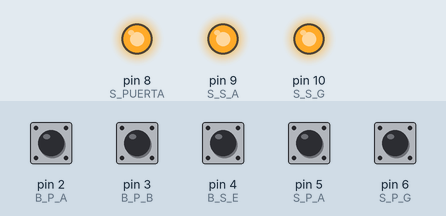
Recording of a sketch running on a simulated Arduino Nano, built with avr-gcc and run on an emulated ATmega328P. On the bench: output pins drawn as LEDs (lit = HIGH). The inputs (shaded band) are chosen by the test bench; at power-on: pin 2 (B_P_A), pin 3 (B_P_B), pin 4 (B_S_E), pin 5 (S_P_A), pin 6 (S_P_G) HIGH.

Above: at 1.2 s.
1.3 s: pin 2 (B_P_A) pulled LOW for 0.15 s
At 1.37 s:
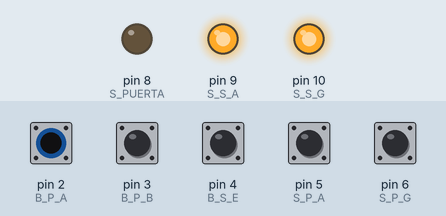
2.9 s: pin 5 (S_P_A) pulled LOW for 0.15 s
At 2.97 s:
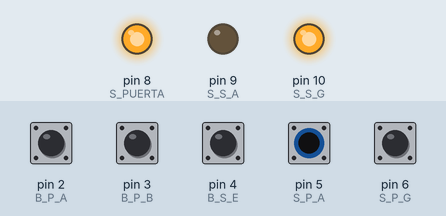
4.5 s: pin 6 (S_P_G) pulled LOW for 0.15 s
At 4.57 s:
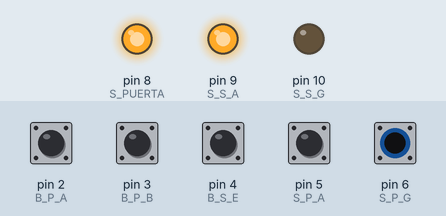
6.1 s: pin 2 (B_P_A) driven LOW and pin 5 (S_P_A) driven LOW
At 6.4 s:
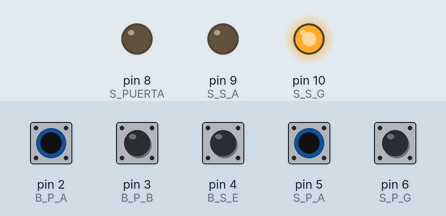
7.6 s: pin 6 (S_P_G) pulled LOW for 1 s
At 8.4 s:
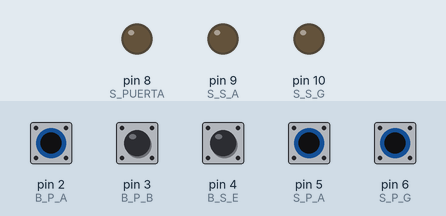
10.1 s: pin 2 (B_P_A) driven HIGH
At 10.6 s:
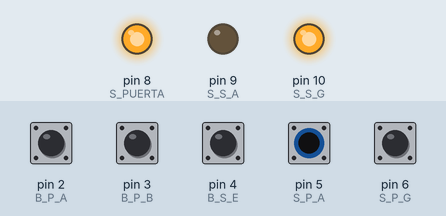
Timing chart, 0 to 12.6 s (numbered marks = the images above; inputs shaded):
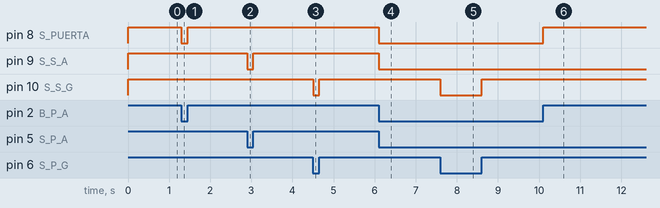

Measured:
- after the input at 1.3 s, pin 8 (S_PUERTA): HIGH → LOW at once, → HIGH 0.15 s later
- after the input at 2.9 s, pin 9 (S_S_A): HIGH → LOW at once, → HIGH 0.15 s later
- after the input at 4.5 s, pin 10 (S_S_G): HIGH → LOW at once, → HIGH 0.15 s later
- after the input at 6.1 s, pin 8 (S_PUERTA), pin 9 (S_S_A): HIGH → LOW at once
- after the input at 7.6 s, pin 10 (S_S_G): HIGH → LOW at once, → HIGH 1.0 s later
- after the input at 10.1 s, pin 8 (S_PUERTA): LOW → HIGH at once

The sketch:

Control_de_acceso_C_P_S_2.ino
```cpp
/******
 * MODELO: C_P_S_2

   Control de apertura de puerta para sotano
   para control de acceso de puertas de Olan de Mexico
   ---- Programa para arduino nano Puerta Olan
   Version: 2.2  11/07/2019
   by eliid3a@gmail.com

*******/
  //INPUT_PULLUP
int B_P_A = 2; // Boton puerta a
int B_P_B = 3; // Boton de puerta desde b
int B_S_E = 4; // Boton salida emergencia
int S_P_A = 5; // Sensor puerta A
int S_P_G = 6; // Sensor puerta grande

  //OUTPUT
int S_PUERTA = 8; // Salida de puerta
int S_S_A = 9; // Salida de sensor A
int S_S_G = 10; //Salida de sensor G

int state1;
int state2;
int state3;
int state4;
int state5;

void setup() {
  // INPUT_PULLUP
  pinMode(B_P_A, INPUT_PULLUP);
  pinMode(B_P_B, INPUT_PULLUP);
  pinMode(B_S_E, INPUT_PULLUP);
  pinMode(S_P_A, INPUT_PULLUP);
  pinMode(S_P_G, INPUT_PULLUP);
  // OUTPUT
  pinMode(S_PUERTA, OUTPUT); //salida a chapa A
  pinMode(S_S_A, OUTPUT);
  pinMode(S_S_G, OUTPUT);

}


void loop() {

  boton_pa();
  sensor_pa();
  sensor_pg();

}


void boton_pa(){
  state1 = digitalRead(B_P_A);  // Si se toca el boton de puerta A abre puerta A
  state2 = digitalRead(B_P_B);  // Si se toca el boton desde bodega abre puerta A
  state3 = digitalRead(B_S_E);  // si se toca el botn emergencia abre puerta A

  if(state1 == LOW || state2 == LOW || state3 == LOW){
    digitalWrite(S_PUERTA, LOW);
  }  else{
    digitalWrite(S_PUERTA, HIGH);
  }
}


void sensor_pa(){ // Si se activa sensor de puerta abierta activa luz
  state4 = digitalRead(S_P_A);
  if(state4 == LOW){
    digitalWrite(S_S_A, LOW);
  }  else{
    digitalWrite(S_S_A, HIGH);
  }
}


void sensor_pg(){ //Si se activa sensor de puerta Grande abierta activa luz
  state5 = digitalRead(S_P_G);
  if(state5 == LOW){
    digitalWrite(S_S_G, LOW);
  }  else{
    digitalWrite(S_S_G, HIGH);
  }
}
```
